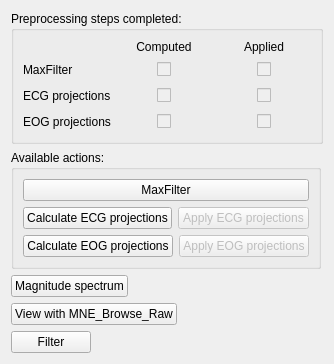
            <widget class="QWidget" name="tabPreprocessing">
             <attribute name="title">
              <string>Preprocessing</string>
             </attribute>
             <layout class="QFormLayout" name="formLayout">
              <property name="fieldGrowthPolicy">
               <enum>QFormLayout::AllNonFixedFieldsGrow</enum>
              </property>
              <item row="1" column="0">
               <widget class="QGroupBox" name="groupBoxAvailablePreprocessing">
                <property name="maximumSize">
                 <size>
                  <width>400</width>
                  <height>170</height>
                 </size>
                </property>
                <property name="title">
                 <string>Available actions:</string>
                </property>
                <layout class="QGridLayout" name="gridLayout_3">
                 <item row="0" column="0">
                  <widget class="QPushButton" name="pushButtonMaxFilter">
                   <property name="text">
                    <string>MaxFilter</string>
                   </property>
                  </widget>
                 </item>
                 <item row="1" column="0">
                  <layout class="QHBoxLayout" name="horizontalLayout">
                   <item>
                    <widget class="QPushButton" name="pushButtonECG">
                     <property name="text">
                      <string>Calculate ECG projections</string>
                     </property>
                    </widget>
                   </item>
                   <item>
                    <widget class="QPushButton" name="pushButtonApplyECG">
                     <property name="enabled">
                      <bool>false</bool>
                     </property>
                     <property name="text">
                      <string>Apply ECG projections</string>
                     </property>
                    </widget>
                   </item>
                  </layout>
                 </item>
                 <item row="2" column="0">
                  <layout class="QHBoxLayout" name="horizontalLayout_12">
                   <item>
                    <widget class="QPushButton" name="pushButtonEOG">
                     <property name="text">
                      <string>Calculate EOG projections</string>
                     </property>
                    </widget>
                   </item>
                   <item>
                    <widget class="QPushButton" name="pushButtonApplyEOG">
                     <property name="enabled">
                      <bool>false</bool>
                     </property>
                     <property name="text">
                      <string>Apply EOG projections</string>
                     </property>
                    </widget>
                   </item>
                  </layout>
                 </item>
                </layout>
               </widget>
              </item>
              <item row="0" column="0">
               <widget class="QGroupBox" name="groupBoxPreprocessingCheckBoxes">
                <property name="sizePolicy">
                 <sizepolicy hsizetype="MinimumExpanding" vsizetype="Preferred">
                  <horstretch>0</horstretch>
                  <verstretch>0</verstretch>
                 </sizepolicy>
                </property>
                <property name="minimumSize">
                 <size>
                  <width>60</width>
                  <height>0</height>
                 </size>
                </property>
                <property name="title">
                 <string>Preprocessing steps completed:</string>
                </property>
                <layout class="QVBoxLayout" name="verticalLayout_10">
                 <item>
                  <layout class="QGridLayout" name="gridLayout_6">
                   <property name="sizeConstraint">
                    <enum>QLayout::SetDefaultConstraint</enum>
                   </property>
                   <item row="0" column="2">
                    <widget class="QLabel" name="labelEOGApplied_2">
                     <property name="text">
                      <string>Applied</string>
                     </property>
                     <property name="alignment">
                      <set>Qt::AlignCenter</set>
                     </property>
                    </widget>
                   </item>
                   <item row="2" column="0">
                    <widget class="QLabel" name="labelECGComputed_2">
                     <property name="text">
                      <string>ECG projections</string>
                     </property>
                    </widget>
                   </item>
                   <item row="3" column="0">
                    <widget class="QLabel" name="labelEOGComputed_2">
                     <property name="text">
                      <string>EOG projections</string>
                     </property>
                    </widget>
                   </item>
                   <item row="0" column="1">
                    <widget class="QLabel" name="labelECGApplied_2">
                     <property name="text">
                      <string>Computed</string>
                     </property>
                     <property name="alignment">
                      <set>Qt::AlignCenter</set>
                     </property>
                    </widget>
                   </item>
                   <item row="1" column="0">
                    <widget class="QLabel" name="labelMaxFilter_2">
                     <property name="text">
                      <string>MaxFilter</string>
                     </property>
                    </widget>
                   </item>
                   <item row="1" column="1">
                    <layout class="QHBoxLayout" name="horizontalLayout_13">
                     <item>
                      <spacer name="horizontalSpacer_5">
                       <property name="orientation">
                        <enum>Qt::Horizontal</enum>
                       </property>
                       <property name="sizeHint" stdset="0">
                        <size>
                         <width>40</width>
                         <height>20</height>
                        </size>
                       </property>
                      </spacer>
                     </item>
                     <item>
                      <widget class="QCheckBox" name="checkBoxMaxFilterComputed">
                       <property name="enabled">
                        <bool>false</bool>
                       </property>
                       <property name="inputMethodHints">
                        <set>Qt::ImhDigitsOnly</set>
                       </property>
                       <property name="text">
                        <string/>
                       </property>
                      </widget>
                     </item>
                     <item>
                      <spacer name="horizontalSpacer_8">
                       <property name="orientation">
                        <enum>Qt::Horizontal</enum>
                       </property>
                       <property name="sizeHint" stdset="0">
                        <size>
                         <width>40</width>
                         <height>20</height>
                        </size>
                       </property>
                      </spacer>
                     </item>
                    </layout>
                   </item>
                   <item row="2" column="2">
                    <layout class="QHBoxLayout" name="horizontalLayout_16">
                     <item>
                      <spacer name="horizontalSpacer_9">
                       <property name="orientation">
                        <enum>Qt::Horizontal</enum>
                       </property>
                       <property name="sizeHint" stdset="0">
                        <size>
                         <width>40</width>
                         <height>20</height>
                        </size>
                       </property>
                      </spacer>
                     </item>
                     <item>
                      <widget class="QCheckBox" name="checkBoxECGApplied">
                       <property name="enabled">
                        <bool>false</bool>
                       </property>
                       <property name="text">
                        <string/>
                       </property>
                      </widget>
                     </item>
                     <item>
                      <spacer name="horizontalSpacer_10">
                       <property name="orientation">
                        <enum>Qt::Horizontal</enum>
                       </property>
                       <property name="sizeHint" stdset="0">
                        <size>
                         <width>40</width>
                         <height>20</height>
                        </size>
                       </property>
                      </spacer>
                     </item>
                    </layout>
                   </item>
                   <item row="2" column="1">
                    <layout class="QHBoxLayout" name="horizontalLayout_17">
                     <item>
                      <spacer name="horizontalSpacer_11">
                       <property name="orientation">
                        <enum>Qt::Horizontal</enum>
                       </property>
                       <property name="sizeHint" stdset="0">
                        <size>
                         <width>40</width>
                         <height>20</height>
                        </size>
                       </property>
                      </spacer>
                     </item>
                     <item>
                      <widget class="QCheckBox" name="checkBoxECGComputed">
                       <property name="enabled">
                        <bool>false</bool>
                       </property>
                       <property name="text">
                        <string/>
                       </property>
                      </widget>
                     </item>
                     <item>
                      <spacer name="horizontalSpacer_12">
                       <property name="orientation">
                        <enum>Qt::Horizontal</enum>
                       </property>
                       <property name="sizeHint" stdset="0">
                        <size>
                         <width>40</width>
                         <height>20</height>
                        </size>
                       </property>
                      </spacer>
                     </item>
                    </layout>
                   </item>
                   <item row="3" column="1">
                    <layout class="QHBoxLayout" name="horizontalLayout_19">
                     <item>
                      <spacer name="horizontalSpacer_15">
                       <property name="orientation">
                        <enum>Qt::Horizontal</enum>
                       </property>
                       <property name="sizeHint" stdset="0">
                        <size>
                         <width>40</width>
                         <height>20</height>
                        </size>
                       </property>
                      </spacer>
                     </item>
                     <item>
                      <widget class="QCheckBox" name="checkBoxEOGComputed">
                       <property name="enabled">
                        <bool>false</bool>
                       </property>
                       <property name="text">
                        <string/>
                       </property>
                      </widget>
                     </item>
                     <item>
                      <spacer name="horizontalSpacer_16">
                       <property name="orientation">
                        <enum>Qt::Horizontal</enum>
                       </property>
                       <property name="sizeHint" stdset="0">
                        <size>
                         <width>40</width>
                         <height>20</height>
                        </size>
                       </property>
                      </spacer>
                     </item>
                    </layout>
                   </item>
                   <item row="3" column="2">
                    <layout class="QHBoxLayout" name="horizontalLayout_20">
                     <item>
                      <spacer name="horizontalSpacer_13">
                       <property name="orientation">
                        <enum>Qt::Horizontal</enum>
                       </property>
                       <property name="sizeHint" stdset="0">
                        <size>
                         <width>40</width>
                         <height>20</height>
                        </size>
                       </property>
                      </spacer>
                     </item>
                     <item>
                      <widget class="QCheckBox" name="checkBoxEOGApplied">
                       <property name="enabled">
                        <bool>false</bool>
                       </property>
                       <property name="text">
                        <string/>
                       </property>
                      </widget>
                     </item>
                     <item>
                      <spacer name="horizontalSpacer_14">
                       <property name="orientation">
                        <enum>Qt::Horizontal</enum>
                       </property>
                       <property name="sizeHint" stdset="0">
                        <size>
                         <width>40</width>
                         <height>20</height>
                        </size>
                       </property>
                      </spacer>
                     </item>
                    </layout>
                   </item>
                   <item row="1" column="2">
                    <layout class="QHBoxLayout" name="horizontalLayout_21">
                     <item>
                      <spacer name="horizontalSpacer_7">
                       <property name="orientation">
                        <enum>Qt::Horizontal</enum>
                       </property>
                       <property name="sizeHint" stdset="0">
                        <size>
                         <width>40</width>
                         <height>20</height>
                        </size>
                       </property>
                      </spacer>
                     </item>
                     <item>
                      <widget class="QCheckBox" name="checkBoxMaxFilterApplied">
                       <property name="enabled">
                        <bool>false</bool>
                       </property>
                       <property name="text">
                        <string/>
                       </property>
                      </widget>
                     </item>
                     <item>
                      <spacer name="horizontalSpacer_17">
                       <property name="orientation">
                        <enum>Qt::Horizontal</enum>
                       </property>
                       <property name="sizeHint" stdset="0">
                        <size>
                         <width>40</width>
                         <height>20</height>
                        </size>
                       </property>
                      </spacer>
                     </item>
                    </layout>
                   </item>
                  </layout>
                 </item>
                </layout>
               </widget>
              </item>
              <item row="2" column="0">
               <widget class="QPushButton" name="pushButtonSpectrum">
                <property name="text">
                 <string>Magnitude spectrum</string>
                </property>
               </widget>
              </item>
              <item row="3" column="0">
               <widget class="QPushButton" name="pushButtonMNE_Browse_Raw_2">
                <property name="text">
                 <string>View with MNE_Browse_Raw</string>
                </property>
               </widget>
              </item>
              <item row="4" column="0">
               <widget class="QPushButton" name="pushButtonFilter">
                <property name="text">
                 <string>Filter</string>
                </property>
               </widget>
              </item>
             </layout>
            </widget>
